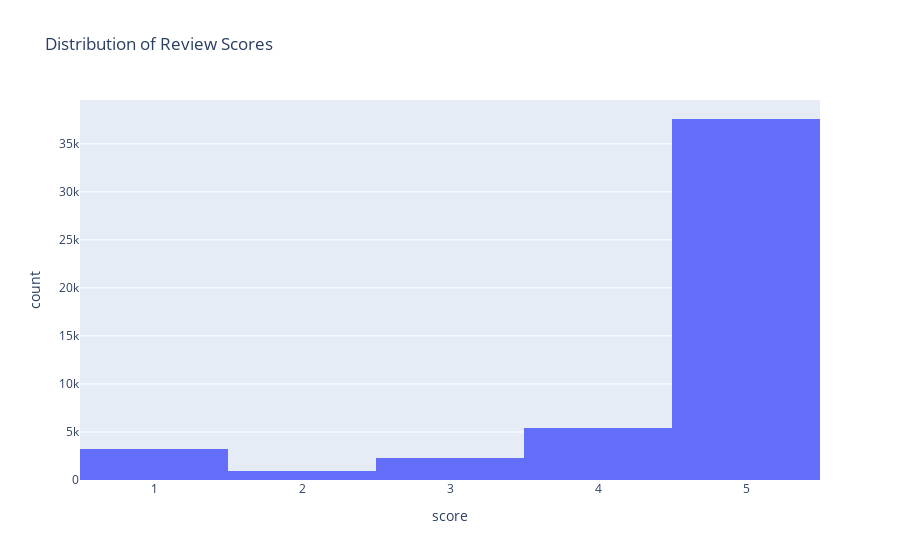

The code cell stored with this chart in its notebook:
### Markdown cell above
**Distribution of review scores**

### Code cell
variance_score = df['score'].var()
print(df['score'].describe())
print(f"Variance of score: {variance_score}")
fig = px.histogram(df, x='score', title='Distribution of Review Scores')
fig.show()

### Figure 1 — Plotly figure (JSON) as saved in the notebook; plotly's stock layout.template omitted (floating-point values rounded to 4 significant figures; data arrays with more than 128 entries replaced by an {"elided": "..."} marker saying what was removed)
{"data": [{"alignmentgroup": "True", "bingroup": "x", "hovertemplate": "score=%{x}<br>count=%{y}<extra></extra>", "legendgroup": "", "marker": {"color": "#636efa", "pattern": {"shape": ""}}, "name": "", "offsetgroup": "", "orientation": "v", "showlegend": false, "type": "histogram", "x": {"elided": "49451 int values"}, "xaxis": "x", "yaxis": "y"}], "layout": {"barmode": "relative", "legend": {"tracegroupgap": 0}, "title": {"text": "Distribution of Review Scores"}, "xaxis": {"anchor": "y", "domain": [0, 1], "title": {"text": "score"}}, "yaxis": {"anchor": "x", "domain": [0, 1], "title": {"text": "count"}}}}
